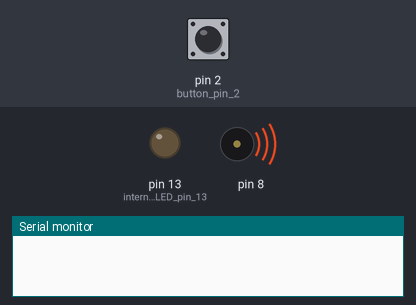
Bench run of a sketch on a simulated Arduino Uno, built with avr-gcc and run on an emulated ATmega328P. Shown: output pins drawn as LEDs (lit = HIGH), buzzer (waves = sounding), the last lines printed to the serial monitor. The test bench sets the inputs (shaded band); at power-on: pin 2 (button_pin_2) LOW. Random numbers use the default seed unless the sketch sets one.

Above: at 1.2 s.
1.3 s: pin 2 (button_pin_2) pulled HIGH for 0.15 s
At 4.0 s:
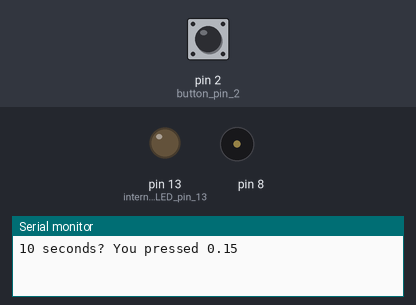
4.4 s: pin 2 (button_pin_2) pulled HIGH for 1 s
8.4 s: pin 2 (button_pin_2) pulled HIGH for 3.2 s
Timing chart, 0 to 20.6 s (numbered marks = the images above; inputs shaded):
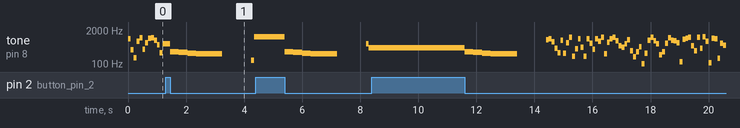

The sketch:

annoying_game.ino
```cpp
// An annoying game with a button (with pull-down) on pin 2, and the buzzer on pin 8
// Try to hold down the button for exactly 10 seconds

int val;         // button val
int prevVal;     // prev button val
long startTime;  // variable to record the start time of the game. We use the long datatype for large number such as millis()
int state = 1;   // game starts at state 1

void setup() {
  Serial.begin(9600);
  pinMode(2, INPUT);    // button pin 2
  pinMode(13, OUTPUT);  // internal LED pin 13
}

void loop() {
  if (state == 1) {
    state1();
  } else if (state == 2) {
    state2();
  } else if (state == 3) {
    state3();
  }
}

// intro
void state1() {
  tone(8, random(100, 1100));  // generate random sounds every 100 ms
  delay(100);
  val = digitalRead(2);
  if (prevVal == LOW && val == HIGH) {
    state = 2;             // transition to main game
    startTime = millis();  // record the time the player started pressing the button
  }
   prevVal = val;
}

// main game
void state2() {
   val = digitalRead(2);

   if (prevVal == HIGH && val == LOW) {  // After the button is released
    noTone(8);          // turn off the sound while checking the results
    Serial.print("10 seconds? You pressed ");
    Serial.println((millis() - startTime) / 1000.0);  // write on serial print the amount of seconds you pressed the button

    if (millis() - startTime > 9500 && millis() - startTime < 10500) {
      state = 3;  // transition to outro (player won)
      Serial.println("Good timing!");
    } else {
      state = 1;  // transition back to intro (player lost)
      // but first a brief sound effect
      tone(8, 294);
      delay(300);
      tone(8, 277);
      delay(300);
      tone(8, 262);
      delay(300);
      tone(8, 247);
      delay(900);
      noTone(8);
      delay(1000);
    }
  }
  prevVal = val;
}

// outro
void state3() {
  // blink the LED.. in silence
  digitalWrite(13, HIGH);
  delay(500);
  digitalWrite(13, LOW);
  delay(500);
}
```

Measured:
- by itself, tone on pin 8: plays 294 Hz for 0.30 s, 277 Hz for 0.30 s, 262 Hz for 0.30 s, 247 Hz for 0.90 s, 829 Hz for 0.10 s, 940 Hz for 0.10 s … (66 notes in this stretch)
